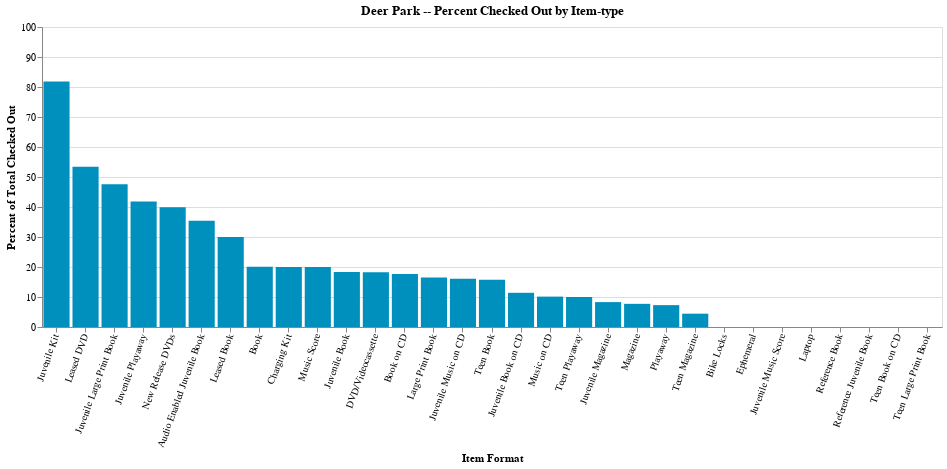

Notebook code for this chart:
### Code cell
chart = alt.Chart(df).mark_bar(color="#0090bd").encode(
    # x='end_date:T',
    x=alt.X(
        'item_format',
        axis=alt.Axis(title='Item Format', labelAngle=-70),
        sort='-y'
    ),
    y=alt.Y(
        'percent_checked_out:Q',
        title = 'Percent of Total Checked Out',
        scale = alt.Scale(domain=[0,100]),
    ),
    tooltip=['branch_name', 'item_format', 'percent_checked_out', 'count_items', 'count_current_checkout', 'sum_checkout_total', 'sum_renewal_total', 'sum_price']
).properties(
    title="{} -- Percent Checked Out by Item-type".format(df.iloc[0]['branch_name']),
    width=900,
)

chart.display()

# we can save this file to a name + date if that's what we want
chart.save(
    'output-{}.html'.format(
        pd.Timestamp('now').strftime('%Y-%m-%d')
    )
)

### Figure 1 — Vega-Lite specification as saved in the notebook (floating-point values rounded to 4 significant figures)
{"config": {"view": {"continuousWidth": 400, "continuousHeight": 300}}, "data": {"name": "data-c12c6caf6661dbc7afde2e6c1cac50f1"}, "mark": {"type": "bar", "color": "#0090bd"}, "encoding": {"tooltip": [{"type": "nominal", "field": "branch_name"}, {"type": "nominal", "field": "item_format"}, {"type": "quantitative", "field": "percent_checked_out"}, {"type": "quantitative", "field": "count_items"}, {"type": "quantitative", "field": "count_current_checkout"}, {"type": "quantitative", "field": "sum_checkout_total"}, {"type": "quantitative", "field": "sum_renewal_total"}, {"type": "quantitative", "field": "sum_price"}], "x": {"type": "nominal", "axis": {"labelAngle": -70, "title": "Item Format"}, "field": "item_format", "sort": "-y"}, "y": {"type": "quantitative", "field": "percent_checked_out", "scale": {"domain": [0, 100]}, "title": "Percent of Total Checked Out"}}, "title": "Deer Park -- Percent Checked Out by Item-type", "width": 900, "$schema": "https://vega.github.io/schema/vega-lite/v4.8.1.json", "datasets": {"data-c12c6caf6661dbc7afde2e6c1cac50f1": [{"branch_name": "Deer Park", "item_format": "Audio Enabled Juvenile Book", "count_items": 113, "count_current_checkout": 40, "sum_checkout_total": 649, "percent_checked_out": 35.4, "sum_renewal_total": 198, "sum_price": 5402.0}, {"branch_name": "Deer Park", "item_format": "Bike Locks", "count_items": 3, "count_current_checkout": 0, "sum_checkout_total": 0, "percent_checked_out": 0.0, "sum_renewal_total": 0, "sum_price": 30.0}, {"branch_name": "Deer Park", "item_format": "Book", "count_items": 15806, "count_current_checkout": 3171, "sum_checkout_total": 179128, "percent_checked_out": 20.06, "sum_renewal_total": 118591, "sum_price": 380800.0}, {"branch_name": "Deer Park", "item_format": "Book on CD", "count_items": 893, "count_current_checkout": 158, "sum_checkout_total": 25140, "percent_checked_out": 17.69, "sum_renewal_total": 13033, "sum_price": 45030.0}, {"branch_name": "Deer Park", "item_format": "Charging Kit", "count_items": 5, "count_current_checkout": 1, "sum_checkout_total": 117, "percent_checked_out": 20.0, "sum_renewal_total": 0, "sum_price": 25.0}, {"branch_name": "Deer Park", "item_format": "DVD/Videocassette", "count_items": 6055, "count_current_checkout": 1103, "sum_checkout_total": 262992, "percent_checked_out": 18.22, "sum_renewal_total": 155080, "sum_price": 124300.0}, {"branch_name": "Deer Park", "item_format": "Ephemeral", "count_items": 3, "count_current_checkout": 0, "sum_checkout_total": 591, "percent_checked_out": 0.0, "sum_renewal_total": 5, "sum_price": 0.0}, {"branch_name": "Deer Park", "item_format": "Juvenile Book", "count_items": 29637, "count_current_checkout": 5435, "sum_checkout_total": 460739, "percent_checked_out": 18.34, "sum_renewal_total": 251433, "sum_price": 469700.0}, {"branch_name": "Deer Park", "item_format": "Juvenile Book on CD", "count_items": 342, "count_current_checkout": 39, "sum_checkout_total": 9578, "percent_checked_out": 11.4, "sum_renewal_total": 6384, "sum_price": 10690.0}, {"branch_name": "Deer Park", "item_format": "Juvenile Kit", "count_items": 33, "count_current_checkout": 27, "sum_checkout_total": 39, "percent_checked_out": 81.82, "sum_renewal_total": 1, "sum_price": 1980.0}, {"branch_name": "Deer Park", "item_format": "Juvenile Large Print Book", "count_items": 21, "count_current_checkout": 10, "sum_checkout_total": 69, "percent_checked_out": 47.62, "sum_renewal_total": 68, "sum_price": 495.6}, {"branch_name": "Deer Park", "item_format": "Juvenile Magazine", "count_items": 446, "count_current_checkout": 37, "sum_checkout_total": 512, "percent_checked_out": 8.3, "sum_renewal_total": 530, "sum_price": 80.0}, {"branch_name": "Deer Park", "item_format": "Juvenile Music Score", "count_items": 2, "count_current_checkout": 0, "sum_checkout_total": 77, "percent_checked_out": 0.0, "sum_renewal_total": 120, "sum_price": 32.95}, {"branch_name": "Deer Park", "item_format": "Juvenile Music on CD", "count_items": 162, "count_current_checkout": 26, "sum_checkout_total": 4777, "percent_checked_out": 16.05, "sum_renewal_total": 3051, "sum_price": 2171.0}, {"branch_name": "Deer Park", "item_format": "Juvenile Playaway", "count_items": 55, "count_current_checkout": 23, "sum_checkout_total": 1992, "percent_checked_out": 41.82, "sum_renewal_total": 1449, "sum_price": 2941.0}, {"branch_name": "Deer Park", "item_format": "Laptop", "count_items": 12, "count_current_checkout": 0, "sum_checkout_total": 29, "percent_checked_out": 0.0, "sum_renewal_total": 0, "sum_price": 8518.0}, {"branch_name": "Deer Park", "item_format": "Large Print Book", "count_items": 2289, "count_current_checkout": 377, "sum_checkout_total": 29614, "percent_checked_out": 16.47, "sum_renewal_total": 12360, "sum_price": 75340.0}, {"branch_name": "Deer Park", "item_format": "Leased Book", "count_items": 320, "count_current_checkout": 96, "sum_checkout_total": 1474, "percent_checked_out": 30.0, "sum_renewal_total": 1, "sum_price": 6400.0}, {"branch_name": "Deer Park", "item_format": "Leased DVD", "count_items": 146, "count_current_checkout": 78, "sum_checkout_total": 957, "percent_checked_out": 53.42, "sum_renewal_total": 4, "sum_price": 2920.0}, {"branch_name": "Deer Park", "item_format": "Magazine", "count_items": 3381, "count_current_checkout": 261, "sum_checkout_total": 8762, "percent_checked_out": 7.72, "sum_renewal_total": 5484, "sum_price": 520.0}, {"branch_name": "Deer Park", "item_format": "Music Score", "count_items": 5, "count_current_checkout": 1, "sum_checkout_total": 402, "percent_checked_out": 20.0, "sum_renewal_total": 105, "sum_price": 101.6}, {"branch_name": "Deer Park", "item_format": "Music on CD", "count_items": 2281, "count_current_checkout": 231, "sum_checkout_total": 75139, "percent_checked_out": 10.13, "sum_renewal_total": 24263, "sum_price": 33810.0}, {"branch_name": "Deer Park", "item_format": "New Release DVDs", "count_items": 423, "count_current_checkout": 169, "sum_checkout_total": 2273, "percent_checked_out": 39.95, "sum_renewal_total": 1919, "sum_price": 11490.0}, {"branch_name": "Deer Park", "item_format": "Playaway", "count_items": 288, "count_current_checkout": 21, "sum_checkout_total": 9223, "percent_checked_out": 7.29, "sum_renewal_total": 5603, "sum_price": 20790.0}, {"branch_name": "Deer Park", "item_format": "Reference Book", "count_items": 23, "count_current_checkout": 0, "sum_checkout_total": 18, "percent_checked_out": 0.0, "sum_renewal_total": 0, "sum_price": 1193.0}, {"branch_name": "Deer Park", "item_format": "Reference Juvenile Book", "count_items": 59, "count_current_checkout": 0, "sum_checkout_total": 22, "percent_checked_out": 0.0, "sum_renewal_total": 17, "sum_price": 42800.0}, {"branch_name": "Deer Park", "item_format": "Teen Book", "count_items": 3526, "count_current_checkout": 554, "sum_checkout_total": 27362, "percent_checked_out": 15.71, "sum_renewal_total": 21071, "sum_price": 61710.0}, {"branch_name": "Deer Park", "item_format": "Teen Book on CD", "count_items": 85, "count_current_checkout": 0, "sum_checkout_total": 1717, "percent_checked_out": 0.0, "sum_renewal_total": 806, "sum_price": 3632.0}, {"branch_name": "Deer Park", "item_format": "Teen Large Print Book", "count_items": 4, "count_current_checkout": 0, "sum_checkout_total": 11, "percent_checked_out": 0.0, "sum_renewal_total": 6, "sum_price": 103.0}, {"branch_name": "Deer Park", "item_format": "Teen Magazine", "count_items": 180, "count_current_checkout": 8, "sum_checkout_total": 230, "percent_checked_out": 4.44, "sum_renewal_total": 153, "sum_price": 21.2}, {"branch_name": "Deer Park", "item_format": "Teen Playaway", "count_items": 20, "count_current_checkout": 2, "sum_checkout_total": 296, "percent_checked_out": 10.0, "sum_renewal_total": 254, "sum_price": 1139.0}]}}
